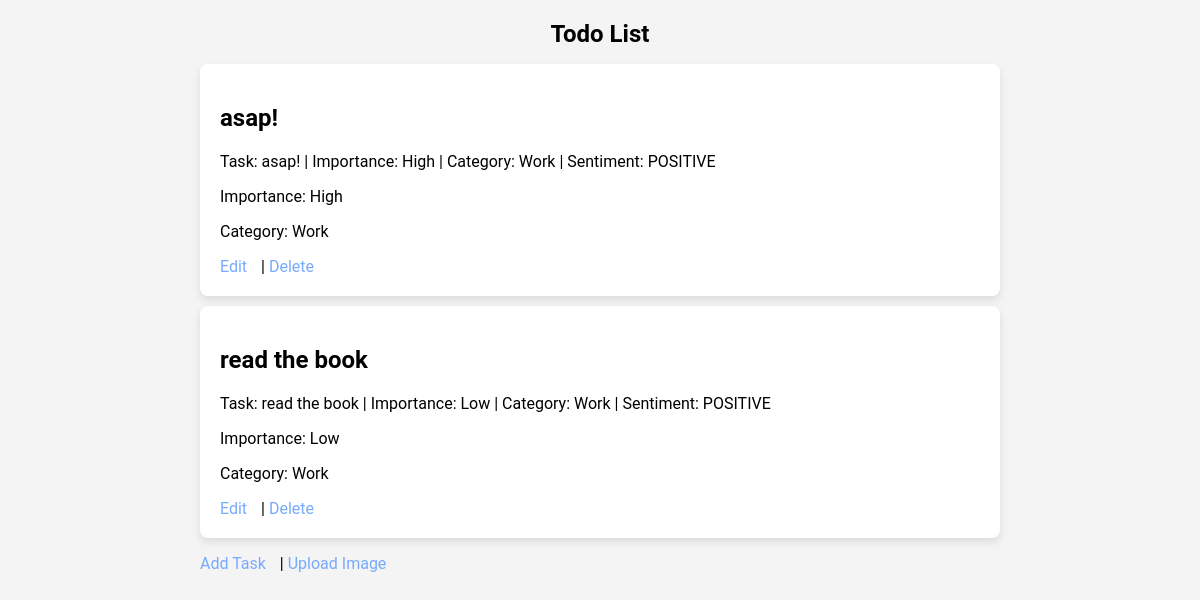
The page / on the database its author committed.
### tasks/models.py (models this page shows, shortened)
class Task(models.Model):
    title = models.CharField(max_length=200)
    importance = models.CharField(max_length=10, blank=True, null=True)
    category = models.CharField(max_length=50, blank=True, null=True)
    description = models.TextField(blank=True, null=True)
    image = models.ImageField(upload_to='images/', null=True, blank=True)

### tasks/views.py (the view)
# urls.py: path('', task_list, name='task_list'),
def task_list(request):
    tasks = Task.objects.all()
    return render(request, 'todo/list.html', {'tasks': tasks})

### tasks/templates/todo/list.html (shortened to what this page needs)
<!DOCTYPE html>
<html lang="en">
<head>
</head>
<body>
    <div class="container">
        <h1>Todo List</h1>
        <ul class="task-list">
            {% for task in tasks %}
            <li>
                <h2>{{ task.title }}</h2>
                <p>{{ task.description }}</p>
                <p>Importance: {{ task.importance }}</p>
                <p>Category: {{ task.category }}</p>
                <div class="task-actions">
                    <a href="{% url 'update_task' task.id %}">Edit</a> |
                    <a href="{% url 'delete_task' task.id %}">Delete</a>
                </div>
            </li>
            {% endfor %}
        </ul>
        <div class="task-actions">
            <a href="{% url 'add_task' %}">Add Task</a> |
            <a href="{% url 'upload_image' %}">Upload Image</a>
        </div>
    </div>
</body>
</html>

### tasks/templates/todo/list.html (style rules this page uses)
body { font-family: 'Roboto', sans-serif; background-color: #f4f4f4; margin: 0; padding: 0; }
.container { width: 90%; max-width: 800px; margin: 20px auto; }
h1 { text-align: center; font-size: 24px; }
.task-list { list-style: none; padding: 0; }
.task-list li { background: #fff; margin: 10px 0; padding: 20px; border-radius: 8px; box-shadow: 0 4px 8px rgba(0, 0, 0, 0.1); }
a { color: #77aaff; text-decoration: none; font-size: 16px; }
.task-actions a { margin-right: 10px; }
.task-actions a:last-child { margin-right: 0; }

### rows shown on the page
Task: title "asap!", description "Task: asap! | Importance: High | Category: Work | Sentiment: POSITIVE", importance "High", category "Work"
Task: title "read the book", description "Task: read the book | Importance: Low | Category: Work | Sentiment: POSITIVE", importance "Low", category "Work"
